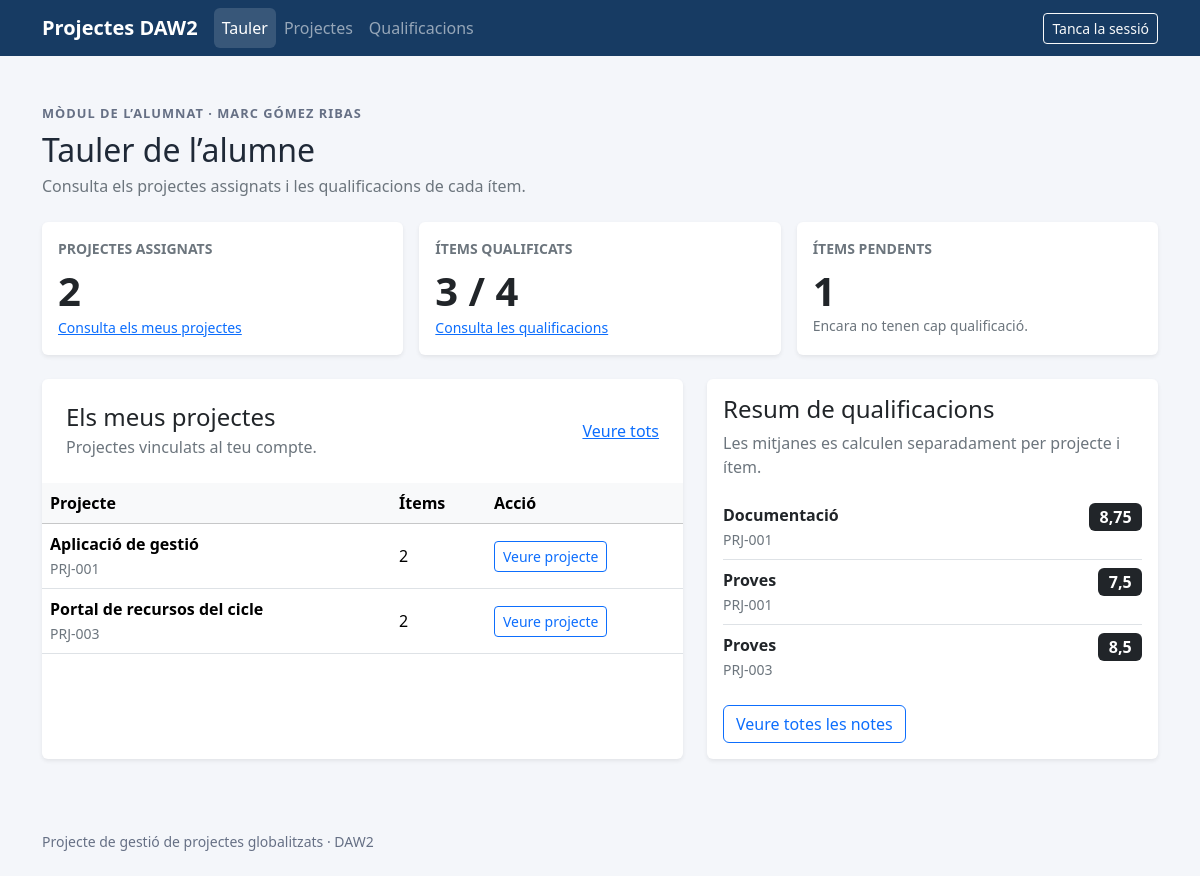
The app's page /?page=dashboard&role=student (signed in) with its own data.
### tables this page shows
CREATE TABLE IF NOT EXISTS users (
    id INT UNSIGNED AUTO_INCREMENT PRIMARY KEY,
    username VARCHAR(80) NOT NULL UNIQUE,
    full_name VARCHAR(150) NOT NULL,
    password_hash VARCHAR(255) NOT NULL,
    role ENUM('administrator', 'teacher', 'student') NOT NULL
);

CREATE TABLE IF NOT EXISTS projects (
    id INT UNSIGNED AUTO_INCREMENT PRIMARY KEY,
    code VARCHAR(50) NOT NULL UNIQUE,
    name VARCHAR(150) NOT NULL,
    description TEXT NOT NULL
);

CREATE TABLE IF NOT EXISTS evaluable_items (
    id INT UNSIGNED AUTO_INCREMENT PRIMARY KEY,
    code VARCHAR(50) NOT NULL UNIQUE,
    name VARCHAR(150) NOT NULL,
    description TEXT NOT NULL
);

### app/Views/pages/student/dashboard.php (the view, shortened to what the rows shown need)
<?php
$studentName = $studentData['student']['full_name'];
$projectCount = count($studentData['projects']);
$formatGrade = static function (string|int|float $value): string {
    $value = rtrim(rtrim((string) $value, '0'), '.');
    return str_replace('.', ',', $value);
};
?>
<section aria-labelledby="student-dashboard-title">
    <div class="d-flex flex-column flex-md-row justify-content-between align-items-md-center gap-3 mb-4">
        <div>
            <p class="eyebrow mb-2">Mòdul de l’alumnat · <?= htmlspecialchars($studentName, ENT_QUOTES, 'UTF-8') ?></p>
            <h1 class="h2 mb-1" id="student-dashboard-title">Tauler de l’alumne</h1>
            <p class="text-secondary mb-0">Consulta els projectes assignats i les qualificacions de cada ítem.</p>
        </div>
    </div>
    <div class="row g-3 mb-4">
        <div class="col-12 col-sm-6 col-xl-4"><article class="card border-0 shadow-sm h-100"><div class="card-body">
            <p class="small text-secondary text-uppercase fw-semibold mb-2">Projectes assignats</p>
            <p class="display-6 fw-semibold mb-0"><?= $projectCount ?></p>
            <a class="small" href="/?page=projects&amp;role=student">Consulta els meus projectes</a>
        </div></article></div>
        <div class="col-12 col-sm-6 col-xl-4"><article class="card border-0 shadow-sm h-100"><div class="card-body">
            <p class="small text-secondary text-uppercase fw-semibold mb-2">Ítems qualificats</p>
            <p class="display-6 fw-semibold mb-0"><?= $gradedItemCount ?> / <?= $assignedItemCount ?></p>
            <a class="small" href="/?page=grades&amp;role=student">Consulta les qualificacions</a>
        </div></article></div>
        <div class="col-12 col-sm-6 col-xl-4"><article class="card border-0 shadow-sm h-100"><div class="card-body">
            <p class="small text-secondary text-uppercase fw-semibold mb-2">Ítems pendents</p>
            <p class="display-6 fw-semibold mb-0"><?= $pendingItemCount ?></p>
            <p class="small text-secondary mb-0">Encara no tenen cap qualificació.</p>
        </div></article></div>
    </div>
    <div class="row g-4">
        <div class="col-12 col-xl-7">
            <article class="card border-0 shadow-sm h-100"><div class="card-body p-0">
                <div class="d-flex flex-column flex-sm-row justify-content-between align-items-sm-center gap-2 p-3 p-lg-4">
                    <div><h2 class="h4 mb-1">Els meus projectes</h2><p class="text-secondary mb-0">Projectes vinculats al teu compte.</p></div>
                    <a href="/?page=projects&amp;role=student">Veure tots</a>
                </div>
                <div class="table-responsive"><table class="table table-hover align-middle mb-0">
                    <thead class="table-light"><tr><th scope="col">Projecte</th><th scope="col">Ítems</th><th scope="col">Acció</th></tr></thead>
                    <tbody>
                        <?php foreach ($studentData['projects'] as $project): ?>
                            <tr>
                                <td><span class="fw-semibold"><?= htmlspecialchars($project['name'], ENT_QUOTES, 'UTF-8') ?></span><br><span class="small text-secondary"><?= htmlspecialchars($project['code'], ENT_QUOTES, 'UTF-8') ?></span></td>
                                <td><?= count($project['items']) ?></td>
                                <td><a class="btn btn-sm btn-outline-primary" href="/?page=project-details&amp;role=student&amp;project_id=<?= (int) $project['id'] ?>">Veure projecte</a></td>
                            </tr>
                        <?php endforeach; ?>
                    </tbody>
                </table></div>
            </div></article>
        </div>
        <div class="col-12 col-xl-5">
            <article class="card border-0 shadow-sm h-100"><div class="card-body">
                <h2 class="h4">Resum de qualificacions</h2>
                <p class="text-secondary">Les mitjanes es calculen separadament per projecte i ítem.</p>
                <?php if ($gradedItemCount === 0): ?>
                    <p class="mb-0">Encara no hi ha qualificacions disponibles.</p>
                <?php else: ?>
                    <ul class="list-group list-group-flush">
                        <?php foreach ($studentGradeRows as $gradeRow): ?>
                            <?php if ($gradeRow['average'] !== null): ?>
                                <li class="list-group-item px-0 d-flex justify-content-between align-items-start gap-3">
                                    <span>
                                        <span class="fw-semibold d-block"><?= htmlspecialchars($gradeRow['itemName'], ENT_QUOTES, 'UTF-8') ?></span>
                                        <span class="small text-secondary"><?= htmlspecialchars($gradeRow['projectCode'], ENT_QUOTES, 'UTF-8') ?></span>
                                    </span>
                                    <span class="badge text-bg-dark fs-6"><?= htmlspecialchars($formatGrade($gradeRow['average']), ENT_QUOTES, 'UTF-8') ?></span>
                                </li>
                            <?php endif; ?>
                        <?php endforeach; ?>
                    </ul>
                    <a class="btn btn-outline-primary mt-3" href="/?page=grades&amp;role=student">Veure totes les notes</a>
                <?php endif; ?>
            </div></article>
        </div>
    </div>
</section>

### records on screen
users: full_name "MARC GÓMEZ RIBAS"
projects: evaluable_items.name "Documentació", code "PRJ-001", average "8,75", evaluable_items.name "Proves", average "7,5"
projects: evaluable_items.name "Proves", code "PRJ-003", average "8,5"

### other values on screen
$item['title'] "Tauler"
$item['title'] "Projectes"
$item['title'] "Qualificacions"
$projectCount "2"
$gradedItemCount "3"
$assignedItemCount "4"
$pendingItemCount "1"
$project['name'] "Aplicació de gestió"
$project['code'] "PRJ-001"
count($project['items']) "2"
$project['name'] "Portal de recursos del cicle"
$project['code'] "PRJ-003"
